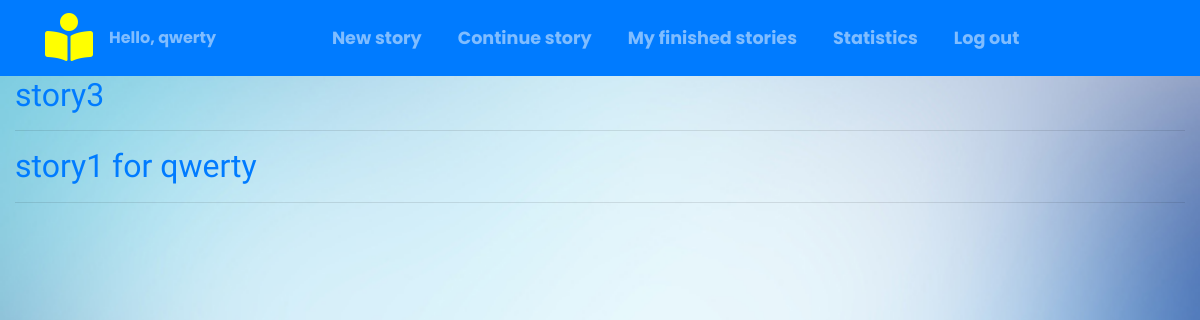
Page /story_list/ (signed in) on the committed database.
### car/models.py (models this page shows, shortened)
class Story(models.Model):
    text = models.TextField()
    last_added_text = models.TextField(max_length=140)
    first_added_text_or_name = models.TextField(max_length=140)
    finished = models.BooleanField(default=False)
    contributors = models.ManyToManyField(User)
    count = models.IntegerField(default=0)
    last = models.TextField(max_length=40,default='')

### car/views.py (the view)
# urls.py: path('story_list/', views.story_list, name='story_list'),
def story_list(request):
    try:
        if (User.is_authenticated):
            stories = Story.objects.filter(contributors=request.user, finished=True)
            if stories.count() == 0:
                return render(request, 'story/no_storys_left.html')
            else:
                return render(request, 'story/story_list.html', {'stories': stories})
        else:
            render(request, '', {})
    except TypeError:
        return render(request, 'car/homepage.html')

### car/templates/story/story_list.html
{% extends 'car/base.html' %}
{% block content %}
<div class="container-fluid">
    {% for story in stories %}
        <div class="story">
            <h2><a href="{% url 'story_detail' pk=story.pk %}">{{ story.first_added_text_or_name }}</a></h2>
            <hr>
        </div>
    {% endfor %}
</div>
{% endblock %}

### car/templates/car/base.html (shortened to what this page needs)
{% load static from staticfiles %}
<!DOCTYPE html>
<html lang="en">
<head>
    <link rel="stylesheet" href="https://maxcdn.bootstrapcdn.com/bootstrap/4.3.1/css/bootstrap.min.css">
    <link rel='stylesheet' href='https://use.fontawesome.com/releases/v5.7.0/css/all.css'>
    <link rel="stylesheet" href="{% static 'css/car.css' %}">
    </head>
    <body>
<nav class="navbar navbar-expand-lg bg-primary navbar-dark text-center">
    <div class="container">
        <a class="navbar-brand" href="/"><i class='fas fa-book-reader' style='font-size:48px;color:yellow'></i></a>
            {% if user.is_authenticated %}
            <span class="navbar-text ">
                Hello, {{ user.username }}
            </span>
            {% endif %}
        <div class="collapse navbar-collapse" id="navbarResponsive">
            <ul class="navbar-nav mx-auto">
                {% if user.is_authenticated %}
                <li class="nav-item">
                    <a class="nav-link" href="{% url 'story_add' %}">New story</a>
                </li>
                <li class="nav-item">
                    <a class="nav-link" href="{% url 'story_continue' %}">Continue story</a>
                </li>
                <li class="nav-item">
                    <a class="nav-link" href="{% url 'story_list' %}">My finished stories</a>
                </li>
                <li class="nav-item">
                    <a class="nav-link" href="{% url 'statistics' %}">Statistics</a>
                </li>
                <li class="nav-item">
                    <a class="nav-link" href="{% url 'logout' %}">Log out</a>
                </li>
                {% endif %}
            </ul>
        </div>
    </div>
</nav>
    {% block content %}
    {% endblock %}
    </body>
</html>

### car/static/css/car.css (style rules this page uses)
html, body { background-image: url(/static/css/img/b1.png); background-repeat:round; height: 100%; width: 100%; font-family: 'Poppins', sans-serif; font-weight: bold; color: #222; }
h1, h2, h3, h4 { font-family: 'Lobster', cursive; }
.navbar-nav li { padding-right: 20px; }
.nav-link { font-size: 1.1em !important; }

### rows in the picture
Story: first_added_text_or_name "story3"
Story: first_added_text_or_name "story1 for qwerty"

### other values in the picture
{{ user.username }} "qwerty"
